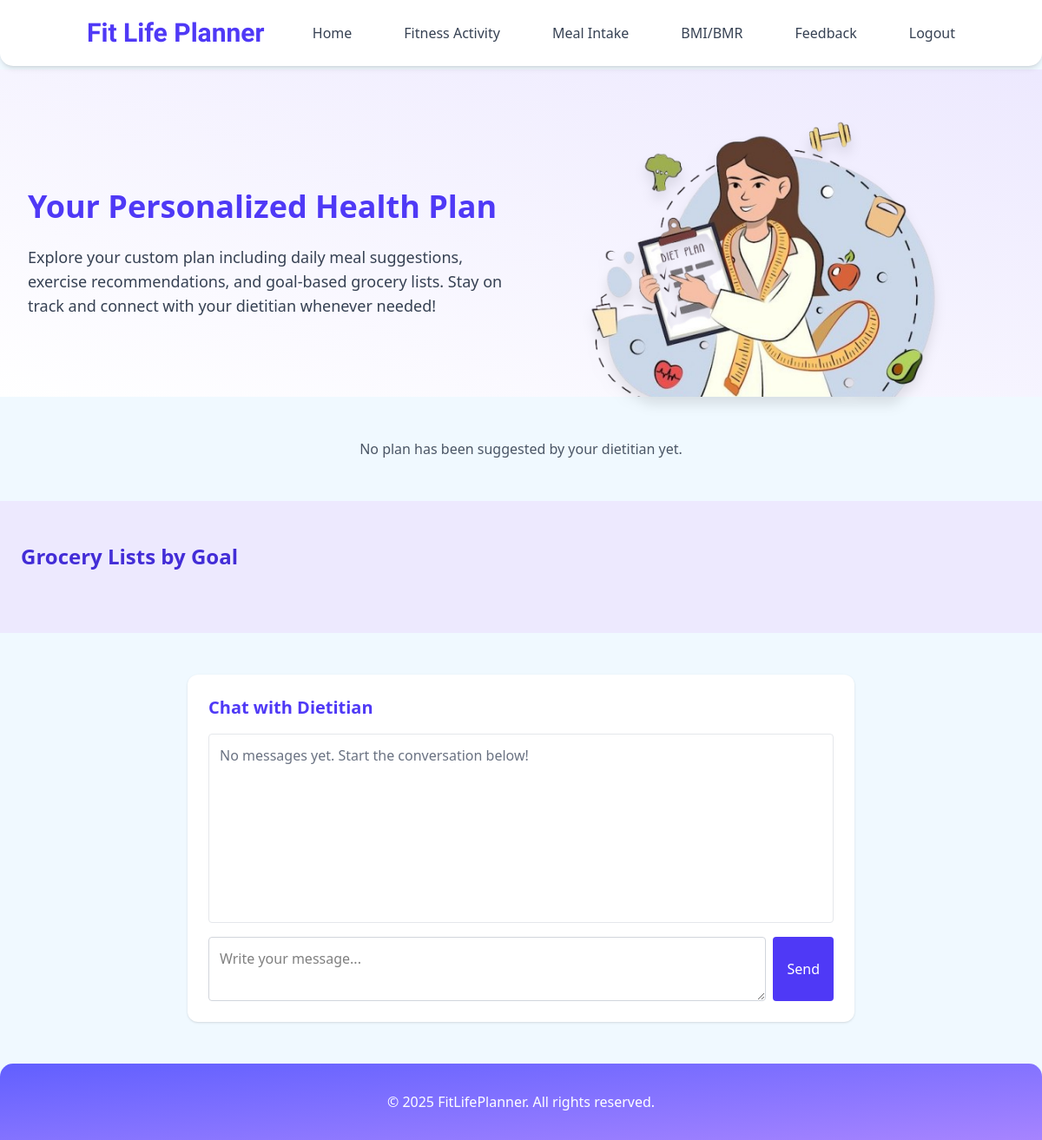
Page /userGetPlan.php (signed in) on the earlier database version.
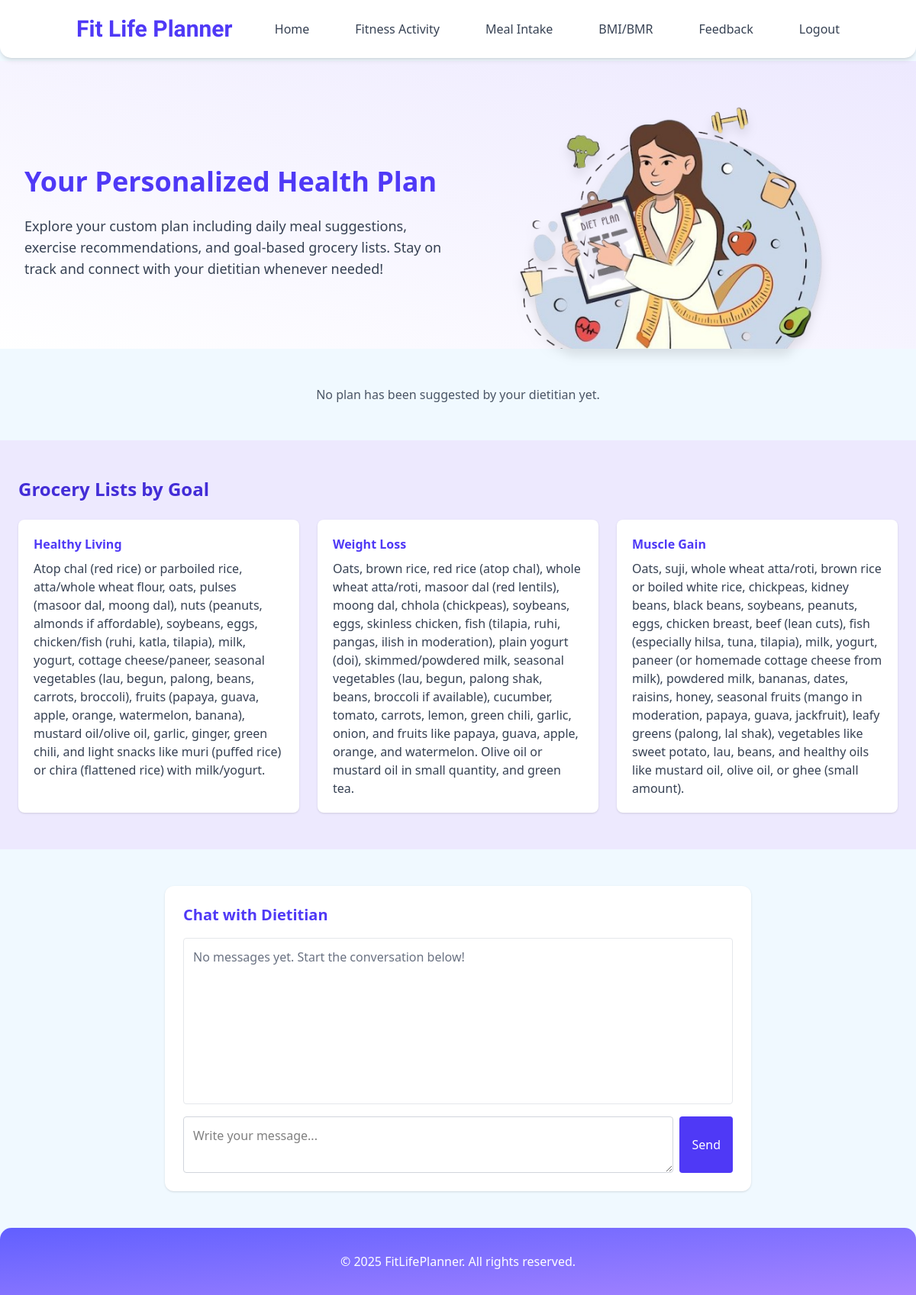
Same page on the later database version.
### tables this page shows
CREATE TABLE `grocery_lists` (
  `id` int(11) NOT NULL,
  `goal` varchar(50) NOT NULL,
  `items` text NOT NULL,
  `created_at` timestamp NOT NULL DEFAULT current_timestamp()
);

### userGetPlan.php (the view, shortened to what this page needs)
<?php
require 'config.php';
$user_id = $_SESSION['user_id'];
$stmt = $pdo->prepare("SELECT * FROM users WHERE id = ?");
$stmt->execute([$user_id]);
$user = $stmt->fetch();
$stmt = $pdo->prepare("SELECT * FROM suggested_plans WHERE user_id = ? ORDER BY id DESC LIMIT 1");
$stmt->execute([$user_id]);
$plan = $stmt->fetch();
$stmt = $pdo->query("SELECT * FROM grocery_lists ORDER BY id DESC");
$grocery_lists = $stmt->fetchAll(PDO::FETCH_ASSOC);
$stmt = $pdo->prepare("SELECT sender, message, created_at FROM messages WHERE user_id = ? ORDER BY created_at ASC");
$stmt->execute([$user_id]);
$chat_history = $stmt->fetchAll(PDO::FETCH_ASSOC);
?>
<!DOCTYPE html>
<html lang="en">
<head>
  <script src="https://cdn.jsdelivr.net/npm/@tailwindcss/browser@4"></script>
</head>
<body class="bg-sky-50">
<nav class="w-full bg-white shadow-md fixed top-0 left-0 z-50 py-5 rounded-b-[15px]">
  <div class="w-full max-w-8xl px-5 flex flex-col items-start md:flex-row md:items-center justify-between">
    <div class="pl-20 text-3xl font-bold text-left text-indigo-600 flex-1" style="font-family: 'Dancing Script', cursive;">
      Fit Life Planner
    </div>
    <ul class="flex flex-col gap-5 w-full mt-2.5 text-gray-700 font-medium md:flex-row md:space-x-10 md:pr-20 md:w-auto md:mt-0 justify-end">
      <li><a href="profile.php" class="hover:text-indigo-600 transition">Home</a></li>
      <li><a href="fitness.html" class="hover:text-indigo-600 transition">Fitness Activity</a></li>
      <li><a href="meal.html" class="hover:text-indigo-600 transition">Meal Intake</a></li>
      <li><a href="bmi_bmr.html" class="hover:text-indigo-600 transition">BMI/BMR</a></li>
      <li><a href="feedback.php" class="hover:text-indigo-600 transition">Feedback</a></li>
      <li><a href="index.html" class="hover:text-indigo-600 transition">Logout</a></li>
    </ul>
  </div>
</nav>
<main class="mt-20">
  <section class="px-8 pt-12 bg-gradient-to-tr from-white to-violet-100">
    <div class="max-w-6xl mx-auto flex flex-col lg:flex-row items-center justify-between">
      <div class="lg:w-1/2 space-y-6">
        <h2 class="text-4xl font-bold text-indigo-600">Your Personalized Health Plan</h2>
        <p class="text-lg text-gray-700">
          Explore your custom plan including daily meal suggestions, exercise recommendations, and goal-based grocery lists.
          Stay on track and connect with your dietitian whenever needed!
        </p>
      </div>
      <div class="lg:w-1/2 mt-10 lg:mt-0">
        <img src="dietPlan.png" alt="Health Plan" class="w-full max-w-md mx-auto drop-shadow-xl">
      </div>
    </div>
  </section>
  <section class="max-w-6xl mx-auto px-6 py-12">
    <?php if ($plan): ?>
      <div class="grid grid-cols-1 md:grid-cols-2 gap-8">
        <div class="bg-white rounded-xl shadow p-6">
          <h3 class="text-xl font-semibold text-indigo-600 mb-3">Calorie Intake Recommendation</h3>
          <p class="text-gray-700">Your daily intake should be around <span class="font-bold"><?= htmlspecialchars($plan['calories']) ?></span>.</p>
        </div>
        <div class="bg-white rounded-xl shadow p-6">
          <h3 class="text-xl font-semibold text-indigo-600 mb-3">Exercise Suggestions</h3>
          <p class="text-gray-700 whitespace-pre-line"><?= nl2br(htmlspecialchars($plan['exercise'])) ?></p>
        </div>
      </div>
      <div class="mt-10 grid grid-cols-1 md:grid-cols-3 gap-8">
        <div class="bg-white rounded-xl shadow p-6">
          <h3 class="text-lg font-semibold text-pink-600 mb-3">Breakfast</h3>
          <p class="text-gray-700 whitespace-pre-line"><?= nl2br(htmlspecialchars($plan['breakfast'])) ?></p>
        </div>
        <div class="bg-white rounded-xl shadow p-6">
          <h3 class="text-lg font-semibold text-green-600 mb-3">Lunch</h3>
          <p class="text-gray-700 whitespace-pre-line"><?= nl2br(htmlspecialchars($plan['lunch'])) ?></p>
        </div>
        <div class="bg-white rounded-xl shadow p-6">
          <h3 class="text-lg font-semibold text-yellow-600 mb-3">Dinner & Snacks</h3>
          <p class="text-gray-700 whitespace-pre-line">
            <?= nl2br(htmlspecialchars($plan['dinner'])) ?><br>
            <?= nl2br(htmlspecialchars($plan['snacks'])) ?>
          </p>
        </div>
      </div>
    <?php else: ?>
      <p class="text-center text-gray-600">No plan has been suggested by your dietitian yet.</p>
    <?php endif; ?>
  </section>
  <section class="bg-violet-100 px-6 py-12">
    <div class="max-w-6xl mx-auto">
      <h3 class="text-2xl font-semibold text-indigo-700 mb-6">Grocery Lists by Goal</h3>
      <div class="grid md:grid-cols-3 gap-6">
        <?php foreach($grocery_lists as $list): ?>
          <div class="bg-white rounded-lg shadow p-5">
            <h4 class="font-bold text-indigo-600 mb-2"><?= htmlspecialchars($list['goal']) ?></h4>
            <p class="text-gray-700 whitespace-pre-line"><?= nl2br(htmlspecialchars($list['items'])) ?></p>
          </div>
        <?php endforeach; ?>
      </div>
    </div>
  </section>
  <section class="px-6 py-12">
  <div class="max-w-3xl mx-auto bg-white p-6 rounded-xl shadow flex flex-col h-[400px]">
    <h3 class="text-xl font-semibold text-indigo-600 mb-4">Chat with Dietitian</h3>
    <div class="flex-1 overflow-y-auto border border-gray-200 rounded p-3 mb-4">
      <?php if (!empty($chat_history)): ?>
        <?php foreach ($chat_history as $chat): ?>
          <div class="mb-2">
    <span class="font-bold <?php echo $chat['sender'] === 'user' ? 'text-blue-600' : 'text-green-600'; ?>">
       <?php echo $chat['sender'] === 'user' ? htmlspecialchars($user['name']) : 'Dietitian'; ?>:
    </span>
            <span><?php echo htmlspecialchars($chat['message']); ?></span>
            <div class="text-xs text-gray-500">
              <?php echo date("M d, Y H:i", strtotime($chat['created_at'])); ?>
            </div>
          </div>
        <?php endforeach; ?>
      <?php else: ?>
        <p class="text-gray-500">No messages yet. Start the conversation below!</p>
      <?php endif; ?>
    </div>
    <form action="" method="POST" class="flex gap-2">
      <textarea name="message" rows="2" placeholder="Write your message..." class="flex-1 border border-gray-300 rounded p-3 focus:outline-none focus:ring-2 focus:ring-indigo-400" required></textarea>
      <button type="submit" class="bg-indigo-600 text-white px-4 py-2 rounded hover:bg-indigo-700 transition">Send</button>
    </form>
  </div>
</section>
</main>
<footer class="bg-gradient-to-br from-indigo-500 to-violet-400 text-white px-5 py-8 text-center rounded-t-[15px] shadow-md">
  <p>&copy; 2025 FitLifePlanner. All rights reserved.</p>
</footer>
</body>
</html>

Differences in the rows shown:
added grocery_lists: goal "Healthy Living", items "Atop chal (red rice) or parboiled rice, atta/whole wheat flour, oats, pulses (masoor dal, moong dal), nuts (peanuts, almonds if affordable), soybeans, eggs, chicken/fish (ruhi, katla, tilapia), milk, yogurt, cottage cheese/paneer, seasonal vegetables (lau, begun, palong, beans, carrots, broccoli), fruits (papaya, guava, apple, orange, watermelon, banana), mustard oil/olive oil, garlic, ginger, green chili, and light snacks like muri (puffed rice) or chira (flattened rice) with milk/yogurt."
added grocery_lists: goal "Weight Loss", items "Oats, brown rice, red rice (atop chal), whole wheat atta/roti, masoor dal (red lentils), moong dal, chhola (chickpeas), soybeans, eggs, skinless chicken, fish (tilapia, ruhi, pangas, ilish in moderation), plain yogurt (doi), skimmed/powdered milk, seasonal vegetables (lau, begun, palong shak, beans, broccoli if available), cucumber, tomato, carrots, lemon, green chili, garlic, onion, and fruits like papaya, guava, apple, orange, and watermelon. Olive oil or mustard oil in small quantity, and green tea."
added grocery_lists: goal "Muscle Gain", items "Oats, suji, whole wheat atta/roti, brown rice or boiled white rice, chickpeas, kidney beans, black beans, soybeans, peanuts, eggs, chicken breast, beef (lean cuts), fish (especially hilsa, tuna, tilapia), milk, yogurt, paneer (or homemade cottage cheese from milk), powdered milk, bananas, dates, raisins, honey, seasonal fruits (mango in moderation, papaya, guava, jackfruit), leafy greens (palong, lal shak), vegetables like sweet potato, lau, beans, and healthy oils like mustard oil, olive oil, or ghee (small amount)."
